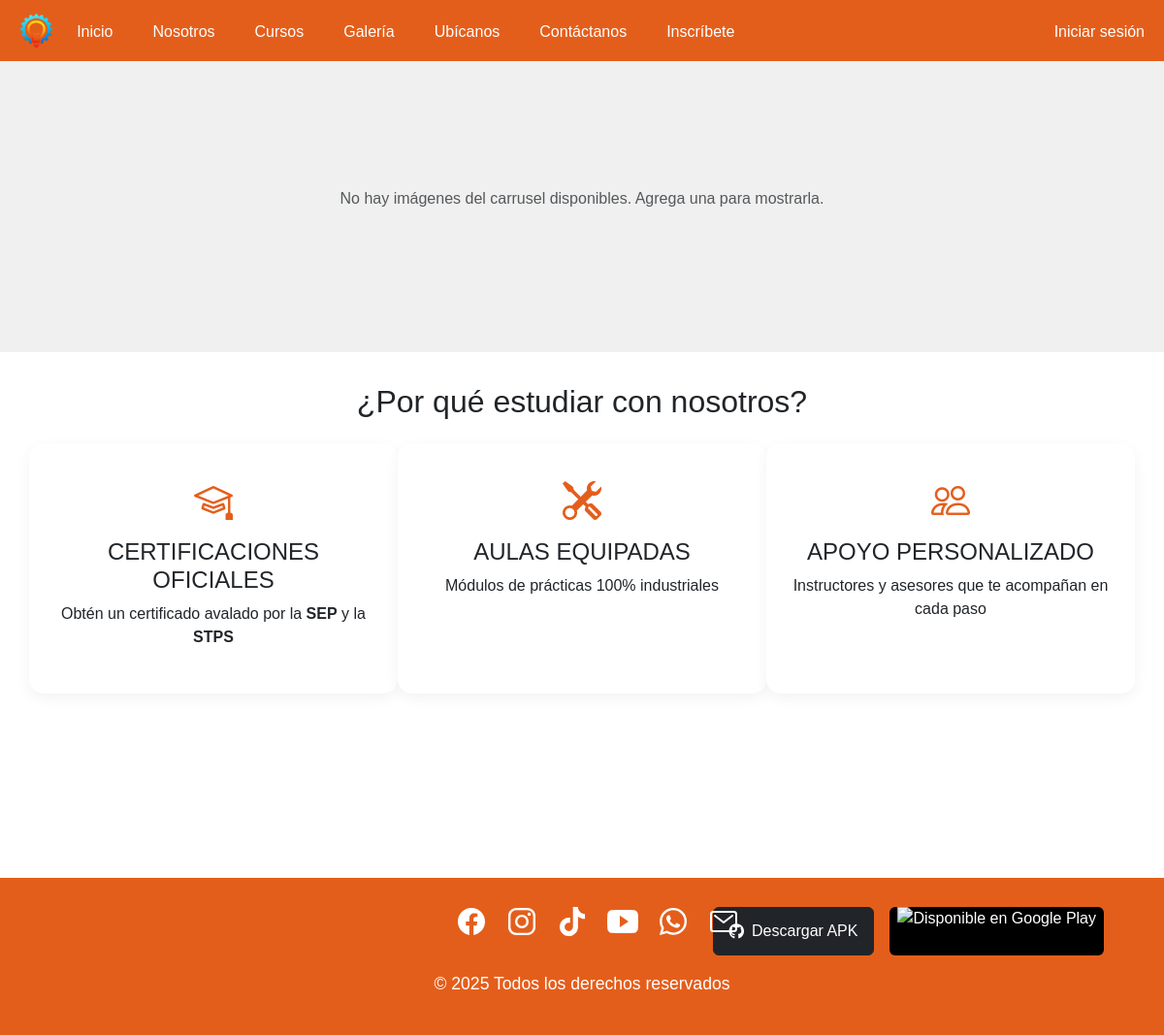
/ceij/html/index.php, run on an earlier commit of the app's database.
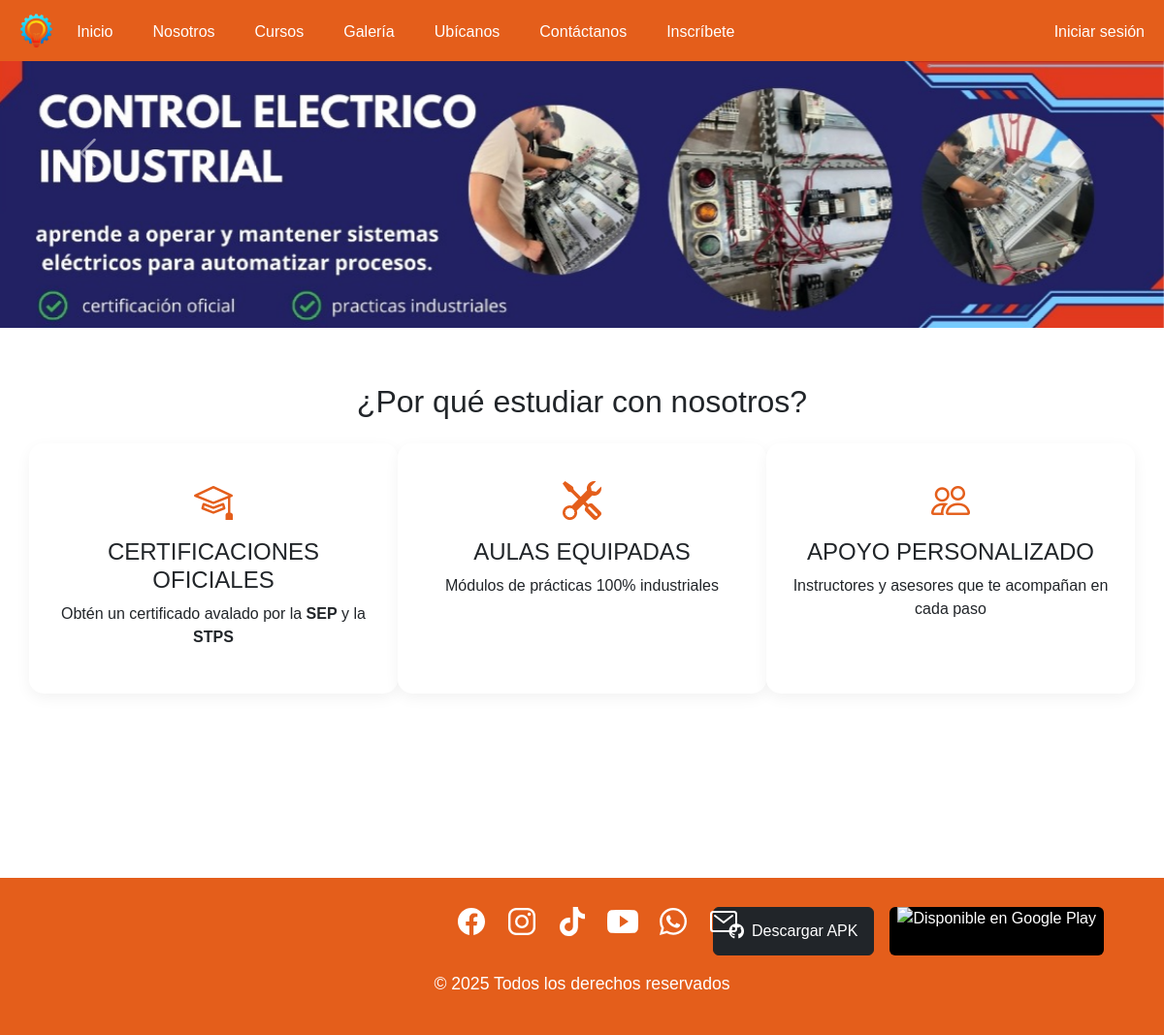
And on a later commit of the database.
### tables this page shows
CREATE TABLE `carrusel` (
  `id` int(11) NOT NULL,
  `imagen` varchar(255) NOT NULL,
  `fecha_subida` timestamp NOT NULL DEFAULT current_timestamp()
);

### ceij/html/seguridad.php (called while the page is built, shortened)
<?php
$logueado = false;
$admin = false;
?>

### ceij/html/index.php (the view, shortened to what this page needs)
<?php
  include 'db.php';
  include 'seguridad.php';
?>
<!DOCTYPE html>
<html lang="es">
<head>
  <link rel="stylesheet" href="https://cdn.jsdelivr.net/npm/bootstrap@5.3.6/dist/css/bootstrap.min.css"/>
  <link rel="stylesheet" href="https://cdn.jsdelivr.net/npm/bootstrap-icons@1.10.5/font/bootstrap-icons.css">
  <link rel="stylesheet" href="https://cdnjs.cloudflare.com/ajax/libs/font-awesome/6.7.2/css/all.min.css">
  <link rel="stylesheet" href="../css/index.css?v=1.7" />
  <link href="https://cdn.jsdelivr.net/npm/aos@2.3.4/dist/aos.css" rel="stylesheet">
</head>
<body>
  <nav class="navbar navbar-expand-lg" style="background-color: #e45e1b;">
    <div class="container-fluid">
      <a class="navbar-brand ms-2" href="index.php">
        <img src="../img/sin fondo.png" alt="Logo" style="height:37px;">
      </a>
      <div class="collapse navbar-collapse d-none d-lg-flex">
        <ul class="navbar-nav me-auto mb-2 mb-lg-0">
          <?php if($admin): ?>
            <li class="nav-item"><a class="nav-link text-white" href="admin_index.php">Inicio</a></li>
            <li class="nav-item"><a class="nav-link text-white" href="nosotros.php">Nosotros</a></li>
            <li class="nav-item">
              <a class="nav-link text-white" href="admin_practicas.php">Cursos</a>
            </li>
          <?php else: ?>
            <li class="nav-item"><a class="nav-link text-white" href="index.php">Inicio</a></li>
            <li class="nav-item"><a class="nav-link text-white" href="nosotros.php">Nosotros</a></li>
            <li class="nav-item">
              <a class="nav-link text-white" href="areadepracticas.php">Cursos</a>
            </li>
          <?php endif; ?>
          <li class="nav-item dropdown">
            <a class="nav-link text-white" href="#" role="button" data-bs-toggle="dropdown">Galería</a>
          </li>
          <li class="nav-item"><a class="nav-link text-white" href="ubicanos.php">Ubícanos</a></li>
          <li class="nav-item"><a class="nav-link text-white" href="contacto.php">Contáctanos</a></li>
          <li class="nav-item">
            <a class="nav-link text-white" href="https://forms.gle/LA5RFfpnKS5UWYXv8" target="_blank">
              Inscríbete
            </a>
          </li>
        </ul>
        <ul class="navbar-nav ms-auto mb-2 mb-lg-0">
          <?php if(!$logueado): ?>
            <li class="nav-item"><a class="nav-link text-white" href="login.html">Iniciar sesión</a></li>
          <?php endif; ?>
        </ul>
      </div>
    </div>
  </nav>
<main>
  <div class="position-relative" style="min-height:300px;">
    <div id="carouselExampleRide" class="carousel slide" data-bs-ride="carousel">
      <div class="carousel-inner">
        <?php
        $res = $conexion->query("SELECT * FROM carrusel ORDER BY fecha_subida ASC");
        if($res->num_rows > 0):
          $active = "active";
          while($img = $res->fetch_assoc()):
        ?>
        <div class="carousel-item <?= $active ?>">
          <img src="../img/carrusel/<?= htmlspecialchars($img['imagen']) ?>" class="d-block w-100" alt="Flyer">
        </div>
        <?php
          $active = "";
          endwhile;
        else: ?>
        <div class="carousel-item active">
          <div class="d-flex align-items-center justify-content-center" style="height:300px; background:#f0f0f0;">
            <p class="text-muted">No hay imágenes del carrusel disponibles. Agrega una para mostrarla.</p>
          </div>
        </div>
        <?php endif; ?>
      </div>
      <?php if($res->num_rows > 1): ?>
      <button class="carousel-control-prev" type="button" data-bs-target="#carouselExampleRide" data-bs-slide="prev">
        <span class="carousel-control-prev-icon" aria-hidden="true"></span>
      </button>
      <button class="carousel-control-next" type="button" data-bs-target="#carouselExampleRide" data-bs-slide="next">
        <span class="carousel-control-next-icon" aria-hidden="true"></span>
      </button>
      <?php endif; ?>
    </div>
  </div>
  <br/>
  <section class="py-2 bg-white">
    <div class="container text-center">
      <h2 class="mb-4" data-aos="fade-up">¿Por qué estudiar con nosotros?</h2>
      <div class="row">
        <div class="col-md-4 mb-4" data-aos="zoom-in">
          <i class="bi bi-mortarboard" style="font-size: 2.5rem; color: #e45e1b;"></i>
          <h4 class="mt-2">CERTIFICACIONES OFICIALES</h4>
          <p>Obtén un certificado avalado por la <strong>SEP</strong> y la <strong>STPS</strong></p>
        </div>
        <div class="col-md-4 mb-4" data-aos="zoom-in" data-aos-delay="100">
          <i class="bi bi-tools" style="font-size: 2.5rem; color: #e45e1b;"></i>
          <h4 class="mt-2">AULAS EQUIPADAS</h4>
          <p>Módulos de prácticas 100% industriales</p>
        </div>
        <div class="col-md-4 mb-4" data-aos="zoom-in" data-aos-delay="200">
          <i class="bi bi-people" style="font-size: 2.5rem; color: #e45e1b;"></i>
          <h4 class="mt-2">APOYO PERSONALIZADO</h4>
          <p>Instructores y asesores que te acompañan en cada paso</p>
        </div>
      </div>
    </div>
  </section>
</main>
<div class="main">
  <footer>
    <div class="waves">
      <div class="wave" id="wave1"></div>
    </div>
    <div class="container position-relative">
      <div class="position-absolute top-50 start-50 translate-middle d-flex justify-content-center">
        <div class="zoom">
          <ul class="social_icon d-flex justify-content-center mb-0">
            <li><a href="https://facebook.com/CeijJuarez"><ion-icon name="logo-facebook"></ion-icon></a></li>
            <li><a href="https://www.instagram.com/ceij_juarez"><ion-icon name="logo-instagram"></ion-icon></a></li>
            <li><a href="https://www.tiktok.com/@ceijjuarez"><ion-icon name="logo-tiktok"></ion-icon></a></li>
            <li><a href="https://www.youtube.com/@CEIJJUAREZ"><ion-icon name="logo-youtube"></ion-icon></a></li>
            <li><a href="https://wa.me/5216566367848"><ion-icon name="logo-whatsapp"></ion-icon></a></li>
            <li><a href="mailto:ceij030223@gmail.com"><ion-icon name="mail-outline"></ion-icon></a></li>
          </ul>
        </div>
      </div>
      <div class="d-flex flex-wrap justify-content-center justify-content-md-end gap-3">
        <div class="d-flex flex-wrap justify-content-center justify-content-md-end gap-3">
          <a href="https://github.com/ceij030223-cloud/CEIJ_APP/releases/download/%3CCEIJ/app_ceij.1.apk"
             class="btn btn-dark d-flex align-items-center gap-2 px-3 py-2"
             target="_blank"
             style="height:50px;">
            <i class="fab fa-github"></i> Descargar APK
          </a>
          <a href="https://play.google.com/store/apps/details?id=app.ceij"
             target="_blank"
             class="btn btn-dark d-flex align-items-center px-2 py-0"
             style="height:50px; background-color:#000; border:none;">
            <img alt="Disponible en Google Play"
                 src="https://play.google.com/intl/en_us/badges/static/images/badges/es_badge_web_generic.png"
                 style="height:100%;"/>
          </a>
        </div>
      </div>
    </div>
    <p class="mt-3 text-center">© 2025 Todos los derechos reservados</p>
  </footer>
</div>
</body>
</html>

### ceij/css/index.css (style rules this page uses)
.carousel-item { height: auto; }
.carousel-item img { width: 100%; height: 18vh; min-height: 70px; max-height: 300px; object-fit: cover; display: block; }
@media (min-width: 992px) { .carousel-item img { height: 18vh; min-height: 275px; max-height: 320px; } }
.carousel-control-prev, .carousel-control-next { top: 27.5%; transform: translateY(0); bottom: auto; }
.carousel-control-prev-icon, .carousel-control-next-icon { width: 2.5rem; height: 2.5rem; }
nav.navbar { box-shadow: 0 2px 6px rgba(0, 0, 0, 0.2); }
.navbar-nav { display: flex; gap: 25px; }
.navbar-nav .nav-link { position: relative; font-family: Arial, Helvetica, sans-serif; color: white !important; padding-bottom: 5px; transition: transform 0.3s ease; }
.navbar-nav .nav-link::after { content: ""; position: absolute; bottom: 0; left: 0; width: 0; height: 2px; background-color: #fff; transition: width 0.3s ease; }
.col-md-4.mb-4 { padding: 30px 20px; border-radius: 15px; transition: all 0.3s ease; background: white; box-shadow: 0 5px 15px rgba(0,0,0,0.05); }
.col-md-4.mb-4 i { transition: all 0.3s ease; }
* { margin: 0; padding: 0; box-sizing: border-box; }
.main { display: flex; justify-content: flex-end; align-items: flex-end; font-family: Verdana, Geneva, Tahoma, sans-serif; min-height: 40vh; }
footer { position: relative; width: 100%; background: #e45e1b; min-height: 100px; padding: 20px 50px; display: flex; justify-content: center; align-items: center; flex-direction: column; }
footer .social_icon, footer .menu { position: relative; display: flex; justify-content: center; align-items: center; margin: 10px 0; flex-wrap: wrap; }
footer .social_icon li, footer .menu li { list-style: none; }
footer .social_icon li a { font-size: 2em; color: #fff; margin: 0 10px; display: inline-block; transition: 0.5s; }
footer .social_icon li a { transform: translateY(-10px); }
footer p { color: #fff; text-align: center; margin-top: 15px; margin-bottom: 10px; font-size: 1.1em; }
footer .wave { position: absolute; top: -100px; left: 0; width: 100%; height: 100px; background: url(../html/wave1.png); background-size: 1000px 100px; }
footer .wave#wave1 { z-index: 1000; opacity: 1; bottom: 0; animation: animatewave 3s linear infinite; }
.zoom li a { transition: 1s; }
html, body { margin: 0; padding: 0; height: 100%; text-align: center; font-family: Arial, Helvetica, sans-serif; display: flex; background-color: white; flex-direction: column; }
main { flex: 1; }
a { cursor: pointer; }
nav { background-color: #e45e1b; }
.nav-link { color: white; }
footer { background: #e45e1b; color: #fff; padding: 30px 50px; text-align: center; position: relative; }

What changed in the data, as far as the page shows it:
added carrusel: imagen (picture)
Also different on the page:
text no longer shown: "No hay imágenes del carrusel disponibles. Agrega una para mostrarla."
